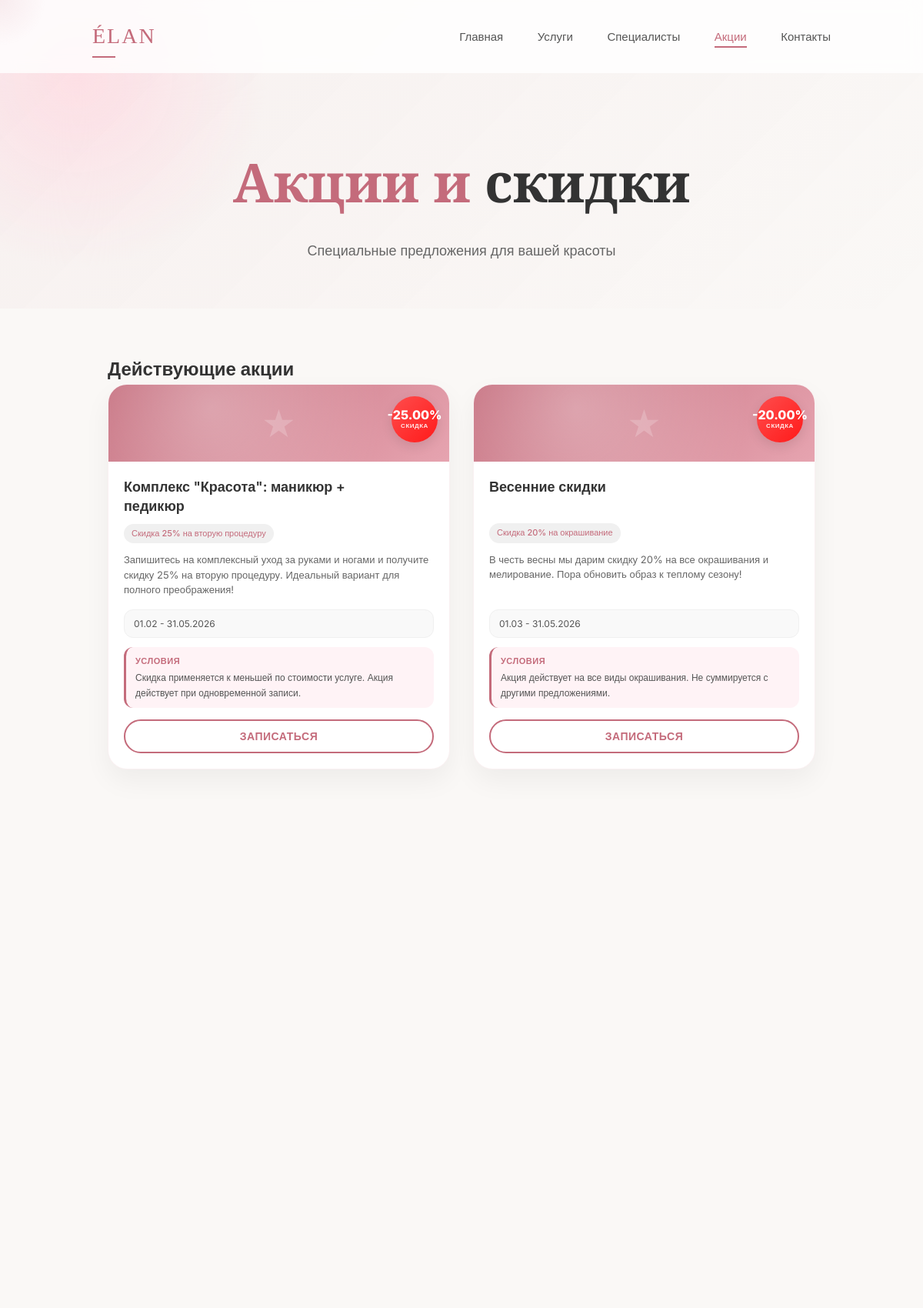
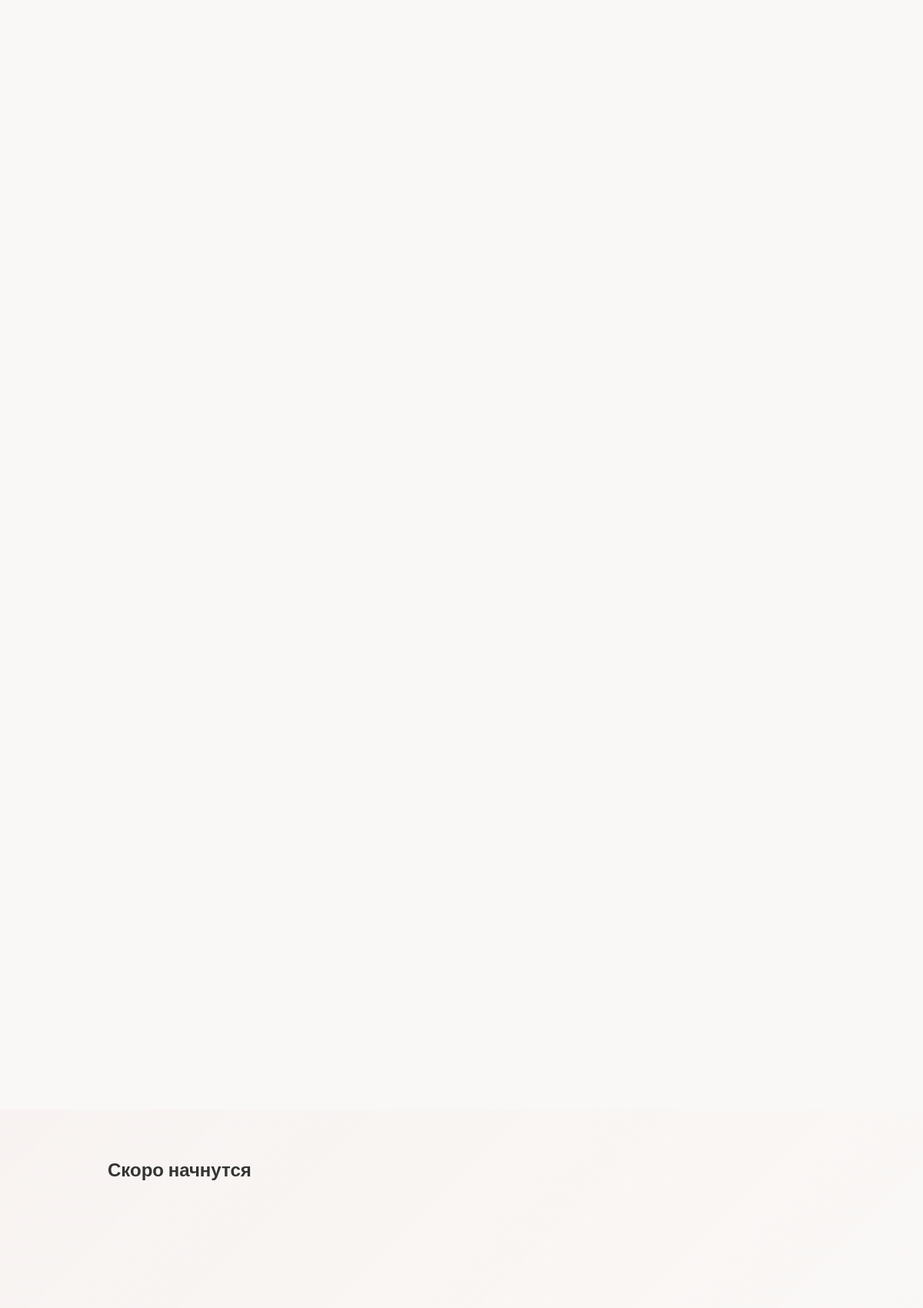
The app's page /promotions.php (upper part) with its own data (2 pictures, top to bottom).
### tables this page shows
CREATE TABLE `promotions` (
  `id` int(11) NOT NULL,
  `title` varchar(255) NOT NULL,
  `description` text NOT NULL,
  `short_description` varchar(255) DEFAULT NULL,
  `discount_type` enum('percentage','fixed','gift') NOT NULL,
  `discount_value` decimal(10,2) DEFAULT NULL,
  `image` varchar(255) DEFAULT NULL,
  `valid_from` date NOT NULL,
  `valid_to` date NOT NULL,
  `conditions` text DEFAULT NULL,
  `is_active` tinyint(1) DEFAULT 1,
  `service_id` int(11) DEFAULT NULL,
  `created_at` timestamp NOT NULL DEFAULT current_timestamp()
);

### promotions.php (the view, shortened to what this page needs)
<?php
require_once 'config.php';
$stmt = $pdo->query("
    SELECT * FROM promotions
    WHERE is_active = TRUE
    AND valid_from <= CURDATE()
    AND valid_to >= CURDATE()
    ORDER BY valid_to ASC
");
$promotions = $stmt->fetchAll();
$stmt = $pdo->query("
    SELECT * FROM promotions
    WHERE is_active = TRUE
    AND valid_from > CURDATE()
    ORDER BY valid_from ASC
    LIMIT 3
");
$upcoming = $stmt->fetchAll();
function getDiscountBadge($promotion) {
    switch ($promotion['discount_type']) {
        case 'percentage':
            return '<div class="promo-badge percentage">
                <span class="badge-value">-' . $promotion['discount_value'] . '%</span>
                <span class="badge-label">скидка</span>
            </div>';
        case 'fixed':
            return '<div class="promo-badge fixed">
                <span class="badge-value">-' . number_format($promotion['discount_value'], 0, '', ' ') . ' ₽</span>
                <span class="badge-label">скидка</span>
            </div>';
        case 'gift':
            return '<div class="promo-badge gift">
                <span class="badge-label">подарок</span>
            </div>';
    }
}
?>
<!DOCTYPE html>
<html lang="ru">
<head>
    <link rel="stylesheet" href="css/promotions.css">
    <link rel="stylesheet" href="css/common.css">
</head>
<body>
    <div class="cursor"></div>
    <header>
        <div class="logo">ÉLAN</div>
        <nav>
            <a href="index.php">Главная</a>
            <a href="services.php">Услуги</a>
            <a href="specialists.php">Специалисты</a>
            <a href="promotions.php" class="active">Акции</a>
            <a href="contacts.php">Контакты</a>
        </nav>
    </header>
    <section class="page-header">
        <h1>Акции и <span>скидки</span></h1>
        <p>Специальные предложения для вашей красоты</p>
    </section>
    <section class="promotions-section">
        <div class="container">
            <h2>Действующие акции</h2>
            <?php if (empty($promotions)): ?>
                <p class="no-promotions">Сейчас нет активных акций. Загляните позже!</p>
            <?php else: ?>
                <div class="promotions-grid">
                    <?php foreach ($promotions as $promo): ?>
                        <div class="promo-card">
                            <?= getDiscountBadge($promo) ?>
                            <div class="promo-image"></div>
                            <div class="promo-content">
                                <h3><?= htmlspecialchars($promo['title']) ?></h3>
                                <?php if ($promo['short_description']): ?>
                                    <div class="promo-tags">
                                        <span class="promo-tag"><?= htmlspecialchars($promo['short_description']) ?></span>
                                    </div>
                                <?php endif; ?>
                                <p class="promo-description"><?= htmlspecialchars($promo['description']) ?></p>
                                <div class="promo-dates">
                                    <?= date('d.m', strtotime($promo['valid_from'])) ?> - <?= date('d.m.Y', strtotime($promo['valid_to'])) ?>
                                </div>
                                <?php if ($promo['conditions']): ?>
                                    <div class="promo-conditions">
                                        <strong>Условия</strong>
                                        <?= htmlspecialchars($promo['conditions']) ?>
                                    </div>
                                <?php endif; ?>
                                <button class="btn-promo" onclick="openBooking(<?= $promo['id'] ?>)">Записаться</button>
                            </div>
                        </div>
                    <?php endforeach; ?>
                </div>
            <?php endif; ?>
        </div>
    </section>
    <?php if (!empty($upcoming)): ?>
    <section class="upcoming-section">
        <div class="container">
            <h2>Скоро начнутся</h2>
            <div class="upcoming-grid">
            </div>
        </div>
    </section>
    <?php endif; ?>
</body>
</html>

### css/promotions.css (style rules this page uses)
.promotions-section { padding: 60px 10%; }
.promotions-grid { display: grid; grid-template-columns: repeat(auto-fill, minmax(320px, 1fr)); gap: 30px; }
.promo-card { background: white; border-radius: 25px; overflow: hidden; box-shadow: 0 15px 35px rgba(0, 0, 0, 0.05); transition: all 0.3s; position: relative; display: flex; flex-direction: column; height: 100%; border: 1px solid rgba(196, 107, 123, 0.1); }
.promo-badge { position: absolute; top: 15px; right: 15px; width: 60px; height: 60px; border-radius: 50%; display: flex; flex-direction: column; align-items: center; justify-content: center; font-weight: 700; box-shadow: 0 5px 15px rgba(0, 0, 0, 0.1); z-index: 2; line-height: 1.2; text-align: center; }
.promo-badge.percentage { background: linear-gradient(135deg, #ff4d4d, #ff1a1a); color: white; }
.badge-value { font-size: 16px; font-weight: 800; line-height: 1; }
.badge-label { font-size: 8px; text-transform: uppercase; opacity: 0.9; letter-spacing: 0.5px; margin-top: 2px; }
.promo-image { height: 100px; background: linear-gradient(135deg, #c46b7b, #e6a4b0); position: relative; display: flex; align-items: center; justify-content: center; }
.promo-image::before { content: '★'; font-size: 50px; color: rgba(255, 255, 255, 0.2); position: absolute; }
.promo-image::after { content: ''; position: absolute; top: 0; left: 0; right: 0; bottom: 0; background: radial-gradient(circle at 30% 30%, rgba(255, 255, 255, 0.3), transparent 70%); }
.promo-content { padding: 20px 20px 20px; flex: 1; display: flex; flex-direction: column; }
.promo-content h3 { font-size: 18px; font-weight: 600; color: #333; margin-bottom: 10px; line-height: 1.4; padding-right: 50px; min-height: 50px; }
.promo-description { color: #666; font-size: 13px; line-height: 1.5; margin-bottom: 15px; flex: 1; display: -webkit-box; -webkit-box-orient: vertical; overflow: hidden; }
.promo-tags { display: flex; flex-wrap: wrap; gap: 8px; margin-bottom: 12px; }
.promo-tag { background: #f0f0f0; padding: 4px 10px; border-radius: 50px; font-size: 11px; color: #c46b7b; font-weight: 500; }
.promo-dates { background: #f9f9f9; padding: 8px 12px; border-radius: 12px; margin-bottom: 12px; font-size: 12px; color: #555; display: flex; align-items: center; gap: 5px; border: 1px solid #f0f0f0; }
.promo-conditions { background: #fff3f6; padding: 10px 12px; border-radius: 12px; margin-bottom: 15px; font-size: 12px; color: #555; border-left: 3px solid #c46b7b; }
.promo-conditions strong { color: #c46b7b; display: block; margin-bottom: 3px; font-size: 11px; text-transform: uppercase; letter-spacing: 0.5px; }
.btn-promo { width: 100%; padding: 12px; background: transparent; color: #c46b7b; border: 2px solid #c46b7b; border-radius: 50px; font-size: 14px; font-weight: 600; cursor: pointer; transition: all 0.3s; margin-top: auto; text-transform: uppercase; letter-spacing: 0.5px; }
.upcoming-section { padding: 60px 10%; background: linear-gradient(135deg, rgba(196, 107, 123, 0.03), transparent); }
.upcoming-grid { display: grid; grid-template-columns: repeat(auto-fit, minmax(240px, 1fr)); gap: 25px; }

### records on screen
promotions: discount_value "25.00", title "Комплекс \"Красота\": маникюр + педикюр", short_description "Скидка 25% на вторую процедуру", description "Запишитесь на комплексный уход за руками и ногами и получите скидку 25% на вторую процедуру. Идеальный вариант для полного преображения!", valid_from "01.02", valid_to "31.05.2026", conditions "Скидка применяется к меньшей по стоимости услуге. Акция действует при одновременной записи."
promotions: discount_value "20.00", title "Весенние скидки", short_description "Скидка 20% на окрашивание", description "В честь весны мы дарим скидку 20% на все окрашивания и мелирование. Пора обновить образ к теплому сезону!", valid_from "01.03", valid_to "31.05.2026", conditions "Акция действует на все виды окрашивания. Не суммируется с другими предложениями."
